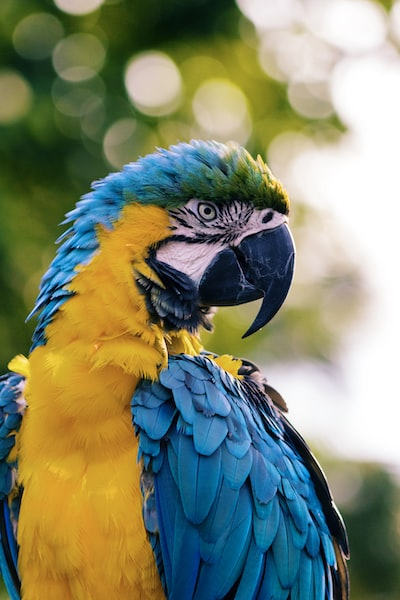
#> input picture images/bird.png, 400 x 600 px
$ python 04_resized_crop.py
#> lines starting #> are read from the running program, lines starting #| are printed output that depends on the picture
import os
import cv2

image = cv2.imread(os.path.join('images', 'bird.png'))
#> image is the input picture: shape (600, 400, 3); mean B, G, R 107.7, 133.8, 128.7
resized_image = cv2.resize(image, (600, 900))
cropped_image = image[120:350,100:300]
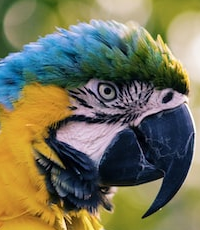
#> cropped_image: shape (230, 200, 3); mean B, G, R 87.8, 114.7, 116.7

print(image.shape)
#| (600, 400, 3)
print(resized_image.shape)
#| (900, 600, 3)
print(cropped_image.shape)
#| (230, 200, 3)

cv2.imshow('image', image)
cv2.imshow('resized_image', resized_image)
cv2.imshow('cropped_image', cropped_image)

cv2.waitKey(0)
